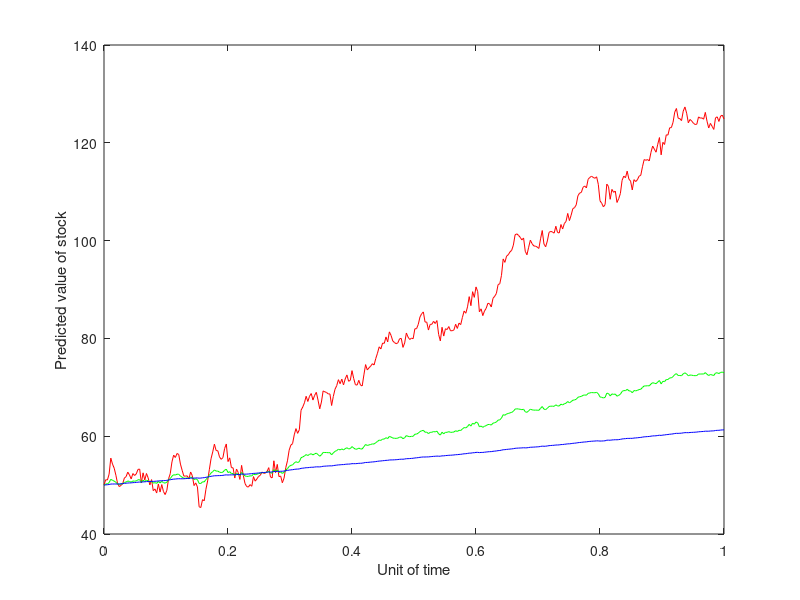

MATLAB code for this plot:
close all;
clc;

t = 1; 
n = 365; % defines the number of the divisions of the time 't'
dt = t/n; % 1 trading unit of time
t_grid = 0:dt:t; % defines the duration of trading
A = randn(1,n); % defines a Gaussian random variable of n values.
dz = sqrt(dt)*A; % describes the Geometric Brownian motion
s_0 = 50; % defines the initial value of the stock.
mu = 0.2; % defines the drift of the equity.
sigma_1 = 0.5; % defines the volatility of the stock.
sigma_2 = 0.1; % defines the volatility of the stock.
sigma_3 = 0.01; % defines the volatility of the stock.

Z = zeros(1,n);% defines an array of n zeros, which will contain the cumulative sum of change in stock price.
X = zeros(1,n);
Y = zeros(1,n);
ds_1 = mu*s_0*dt+sigma_1*s_0*dz; % calculates the change in value of the stock based on the formula used in the Geometric Brownian Model.
ds_2 = mu*s_0*dt+sigma_2*s_0*dz;
ds_3 = mu*s_0*dt+sigma_3*s_0*dz;
Z(1) = ds_1(1); % lines 16-19 contain the cumulative sum of the change in value of the stock over every trading day.
X(1) = ds_2(1);
Y(1) = ds_3(1);
for i = 2:n
    Z(i) = Z(i-1) + ds_1(i);
    X(i) = X(i-1) + ds_2(i);
    Y(i) = Y(i-1) + ds_3(i);
end

st_1 = s_0 + Z; % st_1 shows the value of the stock after 't_grid' days of trading
st_2 = s_0 + X; 
st_3 = s_0 + Y; 

figure(1); % plots the future values of the stock based on given parameters of sigma, mu, ds and dz as used in the equation on line 
plot(t_grid,[s_0,st_1],'-r');
hold on;
plot(t_grid,[s_0,st_2],'-g');
hold on;
plot(t_grid,[s_0,st_3],'-b');

xlabel('Unit of time');
ylabel('Predicted value of stock');

%% As we notice from the plot, as the value of sigma changes from 0.5 to 0.01, the deviations of the stock decreases as the volatility decreases and hence the fluctuations in the values of the stock decreases. 

%% We also notice on changing the mu values the amplitude of the stock increases, hence the maximum value of the stock throughout the trading period increases.
